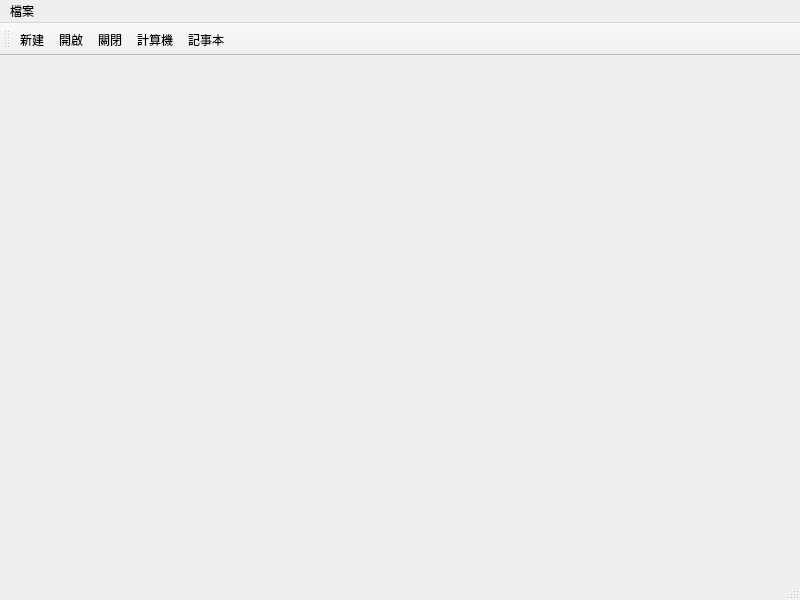
<?xml version="1.0" encoding="UTF-8"?>
<ui version="4.0">
 <class>MainWindow</class>
 <widget class="QMainWindow" name="MainWindow">
  <property name="geometry">
   <rect>
    <x>0</x>
    <y>0</y>
    <width>800</width>
    <height>600</height>
   </rect>
  </property>
  <property name="windowTitle">
   <string>MainWindow</string>
  </property>
  <widget class="QWidget" name="centralwidget">
   <widget class="QLabel" name="picture">
    <property name="geometry">
     <rect>
      <x>100</x>
      <y>10</y>
      <width>600</width>
      <height>500</height>
     </rect>
    </property>
    <property name="text">
     <string/>
    </property>
    <property name="pixmap">
     <pixmap>../../../../Blog/source/images/OS.jpg</pixmap>
    </property>
    <property name="scaledContents">
     <bool>true</bool>
    </property>
   </widget>
  </widget>
  <widget class="QMenuBar" name="menubar">
   <property name="geometry">
    <rect>
     <x>0</x>
     <y>0</y>
     <width>800</width>
     <height>21</height>
    </rect>
   </property>
   <widget class="QMenu" name="menu">
    <property name="title">
     <string>檔案</string>
    </property>
    <addaction name="newfile_action"/>
    <addaction name="open_action"/>
    <addaction name="close_action"/>
    <addaction name="open_calc_action"/>
    <addaction name="open_notepad_action"/>
   </widget>
   <addaction name="menu"/>
  </widget>
  <widget class="QStatusBar" name="statusbar"/>
  <widget class="QToolBar" name="toolBar">
   <property name="windowTitle">
    <string>toolBar</string>
   </property>
   <attribute name="toolBarArea">
    <enum>TopToolBarArea</enum>
   </attribute>
   <attribute name="toolBarBreak">
    <bool>false</bool>
   </attribute>
   <addaction name="newfile_action"/>
   <addaction name="open_action"/>
   <addaction name="close_action"/>
   <addaction name="open_calc_action"/>
   <addaction name="open_notepad_action"/>
  </widget>
  <action name="newfile_action">
   <property name="icon">
    <iconset theme="document-new"/>
   </property>
   <property name="text">
    <string>新建</string>
   </property>
   <property name="shortcut">
    <string>Alt+N</string>
   </property>
  </action>
  <action name="open_action">
   <property name="icon">
    <iconset theme="document-open"/>
   </property>
   <property name="text">
    <string>開啟</string>
   </property>
   <property name="shortcut">
    <string>Alt+O</string>
   </property>
  </action>
  <action name="close_action">
   <property name="text">
    <string>關閉</string>
   </property>
   <property name="shortcut">
    <string>Alt+C</string>
   </property>
  </action>
  <action name="open_calc_action">
   <property name="text">
    <string>計算機</string>
   </property>
   <property name="toolTip">
    <string>打開計算機</string>
   </property>
  </action>
  <action name="open_notepad_action">
   <property name="text">
    <string>記事本</string>
   </property>
  </action>
 </widget>
 <resources/>
 <connections/>
</ui>
